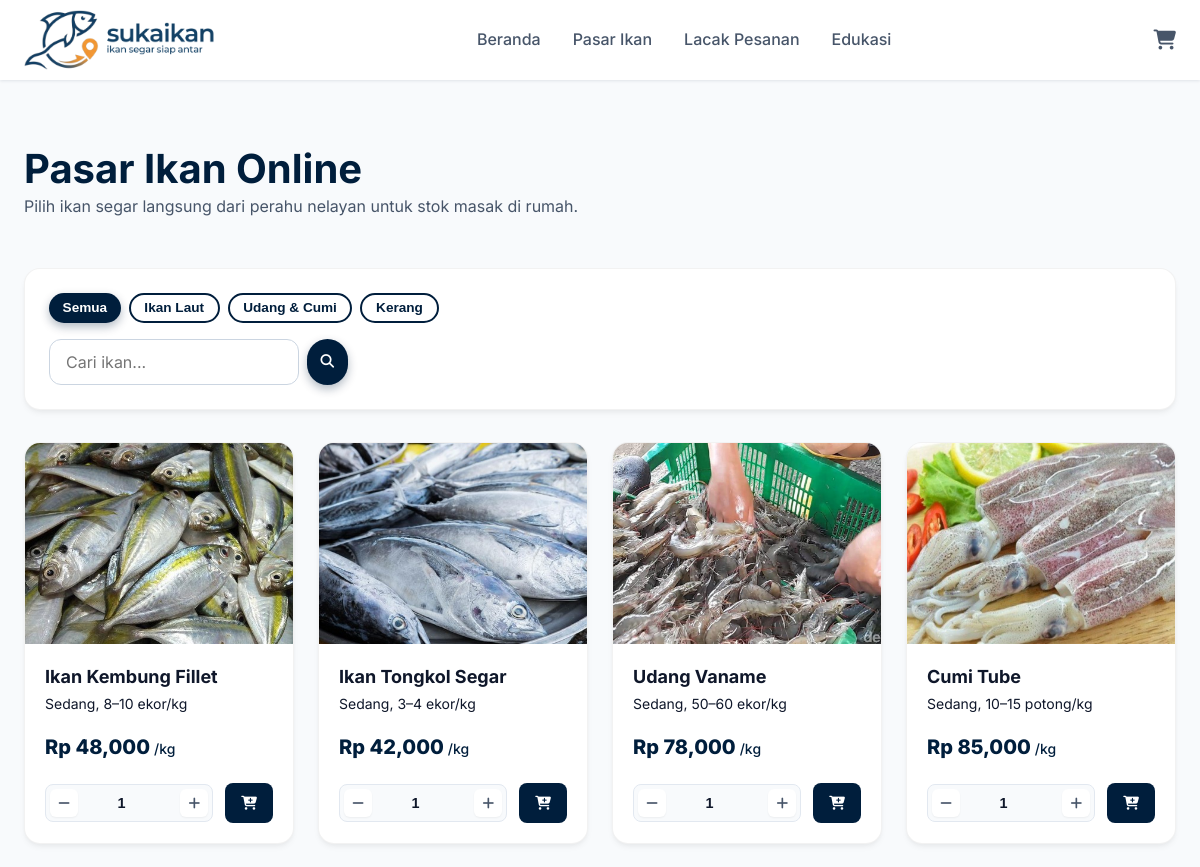
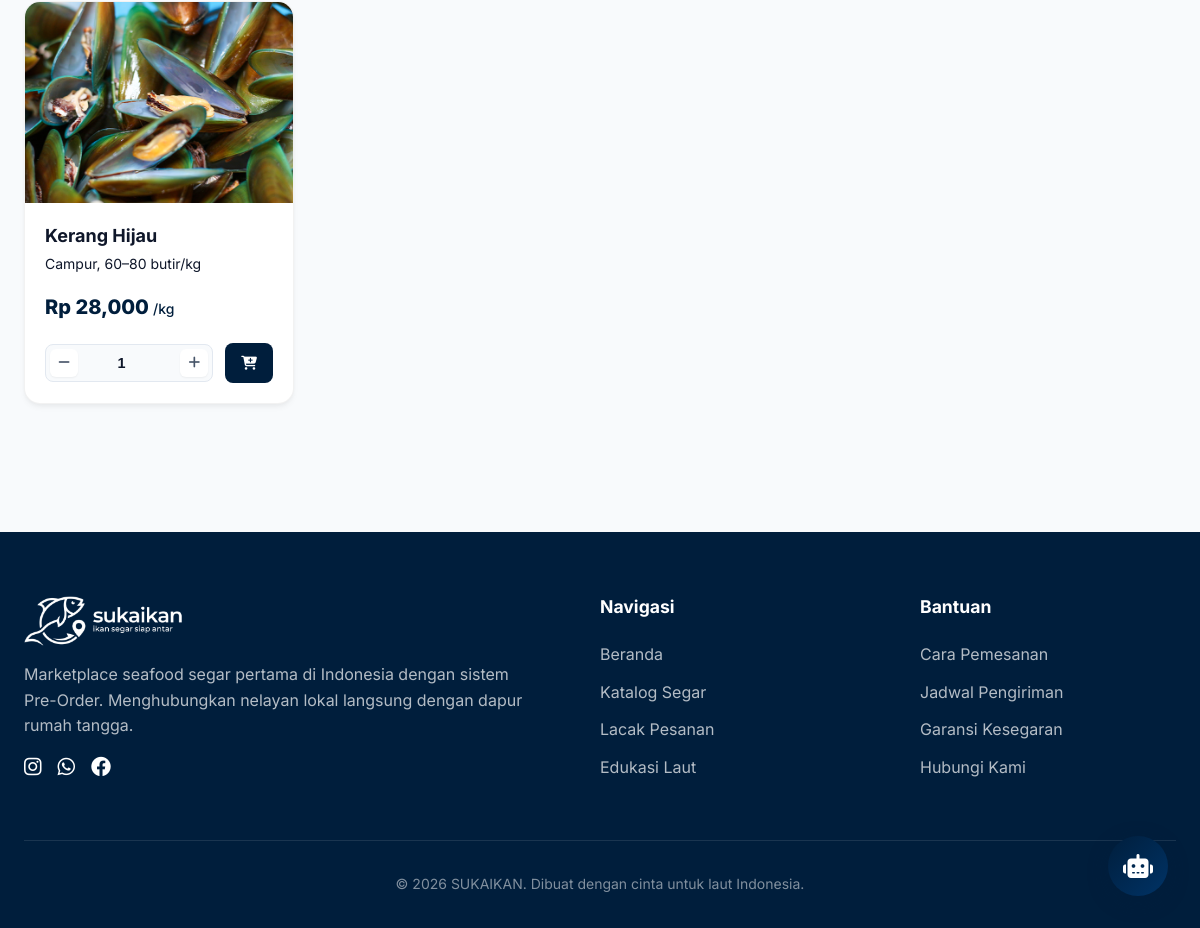
Screenshot of /katalog with the database file from the repository (2 pictures, top to bottom).
### tables this page shows
CREATE TABLE products (
            id text primary key,
            nama text,
            kategori text,
            harga_per_kg integer,
            label_musim text,
            ukuran text,
            tekstur text,
            is_active integer default 1
        , image_path text);

### app.py (the view)
@app.route("/katalog")
def katalog():
    kategori = request.args.get("kategori", "")
    q = request.args.get("q", "").strip()
    products = get_all_products(category=kategori, search_query=q)
    return render_template(
        "katalog.html",
        produk=products,
        kategori=kategori,
        q=q,
    )

### app.py (called while the page is built)
@app.context_processor
def inject_cart_count():
    cart = session.get("cart", {})
    count = sum(cart.values())
    return dict(cart_count=count)

def get_db():
    db = getattr(g, "_db", None)
    if db is None:
        db = sqlite3.connect(app.config["DATABASE"])
        db.row_factory = sqlite3.Row
        g._db = db
    return db

def get_all_products(category=None, search_query=None):
    db = get_db()
    query = "select * from products where is_active = 1"
    params = []
    if category:
        query += " and kategori = ?"
        params.append(category)
    if search_query:
        query += " and nama like ?"
        params.append(f"%{search_query}%")
    rows = db.execute(query, params).fetchall()
    return [dict(row) for row in rows]

@app.before_request
def require_login():
    if request.path.startswith("/admin"):
        if not session.get("is_admin"):
            flash("Silakan login terlebih dahulu.", "warning")
            return redirect(url_for("login"))

### templates/katalog.html (shortened to what this page needs)
{% extends "base.html" %}
{% block content %}
<section class="section">
    <div class="container">
        <div class="flex justify-between items-center" style="margin-bottom: 2rem;">
            <div>
                <h1>Pasar Ikan Online</h1>
                <p>Pilih ikan segar langsung dari perahu nelayan untuk stok masak di rumah.</p>
            </div>
        </div>
        <div class="card" style="padding: 1.5rem; margin-bottom: 2rem;">
            <form method="get" class="flex flex-col gap-4">
                <div class="flex flex-col md:flex-row justify-between gap-4">
                    <div class="flex gap-2 flex-wrap">
                        <button type="submit" name="kategori" value=""
                            class="btn btn-slim {% if not kategori %}btn-primary{% else %}btn-outline{% endif %}">
                            Semua
                        </button>
                        <button type="submit" name="kategori" value="ikan-laut"
                            class="btn btn-slim {% if kategori == 'ikan-laut' %}btn-primary{% else %}btn-outline{% endif %}">
                            Ikan Laut
                        </button>
                        <button type="submit" name="kategori" value="udang-cumi"
                            class="btn btn-slim {% if kategori == 'udang-cumi' %}btn-primary{% else %}btn-outline{% endif %}">
                            Udang & Cumi
                        </button>
                        <button type="submit" name="kategori" value="kerang"
                            class="btn btn-slim {% if kategori == 'kerang' %}btn-primary{% else %}btn-outline{% endif %}">
                            Kerang
                        </button>
                    </div>
                    <div class="flex gap-2">
                        <input type="search" name="q" value="{{ q }}" placeholder="Cari ikan..." class="form-control"
                            style="width: 250px;">
                        <button type="submit" class="btn btn-primary btn-slim">
                            <i class="fa-solid fa-magnifying-glass"></i>
                        </button>
                    </div>
                </div>
            </form>
        </div>
        <div class="grid grid-4">
            {% for p in produk %}
            <div class="card product-card">
                <div class="card-img-wrapper">
                    {% if p.image_path %}
                    <img src="{{ url_for('uploaded_file', filename=p.image_path) }}" alt="{{ p.nama }}"
                        class="card-img">
                    {% else %}
                    <div class="card-placeholder">
                        <i class="fa-solid fa-fish"></i>
                    </div>
                    {% endif %}
                    <a href="{{ url_for('detail_produk', product_id=p.id) }}" style="position: absolute; inset: 0;"></a>
                </div>
                <div class="card-body">
                    <a href="{{ url_for('detail_produk', product_id=p.id) }}" style="text-decoration: none;">
                        <h3 class="card-title hover:text-primary transition">{{ p.nama }}</h3>
                    </a>
                    <p class="card-meta">{{ p.ukuran }}</p>
                    <div class="card-price">
                        Rp {{ "{:,.0f}".format(p.harga_per_kg) }} <span>/kg</span>
                    </div>
                    <form action="{{ url_for('tambah_ke_keranjang') }}" method="post">
                        <div class="card-actions">
                            <div class="qty-stepper">
                                <button type="button" class="qty-btn" onclick="updateQty(this, -1)">
                                    <i class="fa-solid fa-minus"></i>
                                </button>
                                <input type="number" name="qty" value="1" min="1" max="100" readonly class="qty-input">
                                <button type="button" class="qty-btn" onclick="updateQty(this, 1)">
                                    <i class="fa-solid fa-plus"></i>
                                </button>
                            </div>
                            <button type="submit" class="btn-add">
                                <i class="fa-solid fa-cart-plus"></i>
                            </button>
                        </div>
                    </form>
                </div>
            </div>
            {% endfor %}
        </div>
    </div>
</section>
{% endblock %}

### templates/base.html (shortened to what this page needs)
<!doctype html>
<html lang="id">
<head>
    <link rel="stylesheet" href="https://cdnjs.cloudflare.com/ajax/libs/font-awesome/6.4.0/css/all.min.css">
    <link rel="stylesheet" href="{{ url_for('static', filename='css/style.css') }}?v={{ range(1000,9999) | random }}">
</head>
<body>
    <header class="site-header">
        <div class="container header-inner">
            <a href="{{ url_for('beranda') }}" class="brand">
                <img src="{{ url_for('static', filename='images/logo.png') }}" alt="SUKAIKAN"
                    style="height: 60px; width: auto;">
            </a>
            <nav class="main-nav">
                <a href="{{ url_for('beranda') }}" class="nav-link">Beranda</a>
                <a href="{{ url_for('katalog') }}" class="nav-link">Pasar Ikan</a>
                <a href="{{ url_for('lacak_pesanan') }}" class="nav-link">Lacak Pesanan</a>
                <a href="{{ url_for('edukasi') }}" class="nav-link">Edukasi</a>
            </nav>
            <div class="header-actions">
                <a href="{{ url_for('keranjang') }}" class="cart-icon desktop-cart">
                    <i class="fa-solid fa-cart-shopping"></i>
                </a>
            </div>
        </div>
    </header>
    <main>
        {% block content %}{% endblock %}
    </main>
    <footer class="site-footer">
        <div class="container">
            <div class="footer-grid">
                <div class="footer-brand">
                    <div class="brand">
                        <img src="{{ url_for('static', filename='images/logo.png') }}" alt="SUKAIKAN"
                            style="height: 50px; width: auto; filter: brightness(0) invert(1);">
                    </div>
                    <p style="margin-top: 1rem;">
                        Marketplace seafood segar pertama di Indonesia dengan sistem Pre-Order.
                        Menghubungkan nelayan lokal langsung dengan dapur rumah tangga.
                    </p>
                    <div class="flex gap-4" style="margin-top: 1rem;">
                        <a href="#"><i class="fa-brands fa-instagram fa-lg"></i></a>
                        <a href="#"><i class="fa-brands fa-whatsapp fa-lg"></i></a>
                        <a href="#"><i class="fa-brands fa-facebook fa-lg"></i></a>
                    </div>
                </div>
                <div class="footer-links">
                    <h4>Navigasi</h4>
                    <ul>
                        <li><a href="{{ url_for('beranda') }}">Beranda</a></li>
                        <li><a href="{{ url_for('katalog') }}">Katalog Segar</a></li>
                        <li><a href="{{ url_for('lacak_pesanan') }}">Lacak Pesanan</a></li>
                        <li><a href="{{ url_for('edukasi') }}">Edukasi Laut</a></li>
                    </ul>
                </div>
                <div class="footer-links">
                    <h4>Bantuan</h4>
                    <ul>
                        <li><a href="#">Cara Pemesanan</a></li>
                        <li><a href="#">Jadwal Pengiriman</a></li>
                        <li><a href="#">Garansi Kesegaran</a></li>
                        <li><a href="#">Hubungi Kami</a></li>
                    </ul>
                </div>
            </div>
            <div class="footer-bottom">
                <p>&copy; {{ 2026 }} SUKAIKAN. Dibuat dengan cinta untuk laut Indonesia.</p>
            </div>
        </div>
    </footer>
    <button class="ai-fab" id="ai-fab" onclick="toggleAiChat()" title="Tanya AI tentang ikan">
        <i class="fa-solid fa-robot"></i>
    </button>
</body>
</html>

### rows the page displays
products: image_path (picture), nama "Ikan Kembung Fillet", ukuran "Sedang, 8–10 ekor/kg", harga_per_kg "48,000"
products: image_path (picture), nama "Ikan Tongkol Segar", ukuran "Sedang, 3–4 ekor/kg", harga_per_kg "42,000"
products: image_path (picture), nama "Udang Vaname", ukuran "Sedang, 50–60 ekor/kg", harga_per_kg "78,000"
products: image_path (picture), nama "Cumi Tube", ukuran "Sedang, 10–15 potong/kg", harga_per_kg "85,000"
products: image_path (picture), nama "Kerang Hijau", ukuran "Campur, 60–80 butir/kg", harga_per_kg "28,000"

### other values shown
{{ 2026 }} "2026"
